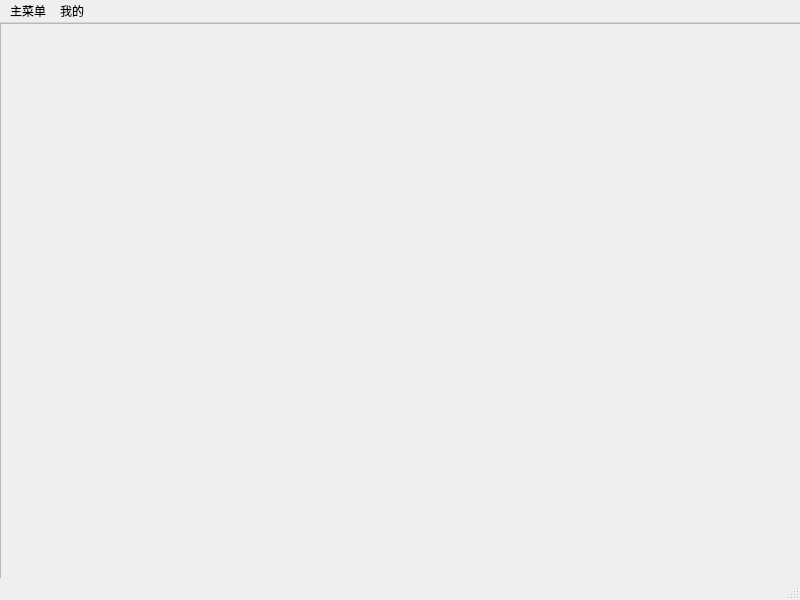
<?xml version="1.0" encoding="UTF-8"?>
<ui version="4.0">
 <class>MainWindow</class>
 <widget class="QMainWindow" name="MainWindow">
  <property name="geometry">
   <rect>
    <x>0</x>
    <y>0</y>
    <width>800</width>
    <height>600</height>
   </rect>
  </property>
  <property name="windowTitle">
   <string>MainWindow</string>
  </property>
  <widget class="QWidget" name="centralwidget">
   <widget class="QScrollArea" name="scrollArea">
    <property name="geometry">
     <rect>
      <x>0</x>
      <y>0</y>
      <width>801</width>
      <height>581</height>
     </rect>
    </property>
    <property name="widgetResizable">
     <bool>true</bool>
    </property>
    <widget class="QWidget" name="scrollAreaWidgetContents">
     <property name="geometry">
      <rect>
       <x>0</x>
       <y>0</y>
       <width>799</width>
       <height>579</height>
      </rect>
     </property>
    </widget>
   </widget>
  </widget>
  <widget class="QMenuBar" name="menubar">
   <property name="geometry">
    <rect>
     <x>0</x>
     <y>0</y>
     <width>800</width>
     <height>21</height>
    </rect>
   </property>
   <widget class="QMenu" name="menufile">
    <property name="title">
     <string>主菜单</string>
    </property>
    <addaction name="separator"/>
    <addaction name="actionFlight_enquiry"/>
    <addaction name="action"/>
   </widget>
   <widget class="QMenu" name="menu">
    <property name="title">
     <string>我的</string>
    </property>
    <addaction name="actionMy_ticket"/>
    <addaction name="actionMy_voyage_records"/>
   </widget>
   <addaction name="menufile"/>
   <addaction name="menu"/>
  </widget>
  <widget class="QStatusBar" name="statusbar"/>
  <action name="actionFlight_enquiry">
   <property name="text">
    <string>Flight enquiry</string>
   </property>
  </action>
  <action name="action">
   <property name="text">
    <string>Book a flight ticket</string>
   </property>
  </action>
  <action name="actionRefund_a_ticket">
   <property name="text">
    <string>Refund a ticket</string>
   </property>
  </action>
  <action name="actionMy_ticket">
   <property name="text">
    <string>My ticket</string>
   </property>
  </action>
  <action name="actionMy_voyage_records">
   <property name="text">
    <string>My voyage records</string>
   </property>
  </action>
 </widget>
 <resources/>
 <connections/>
</ui>
